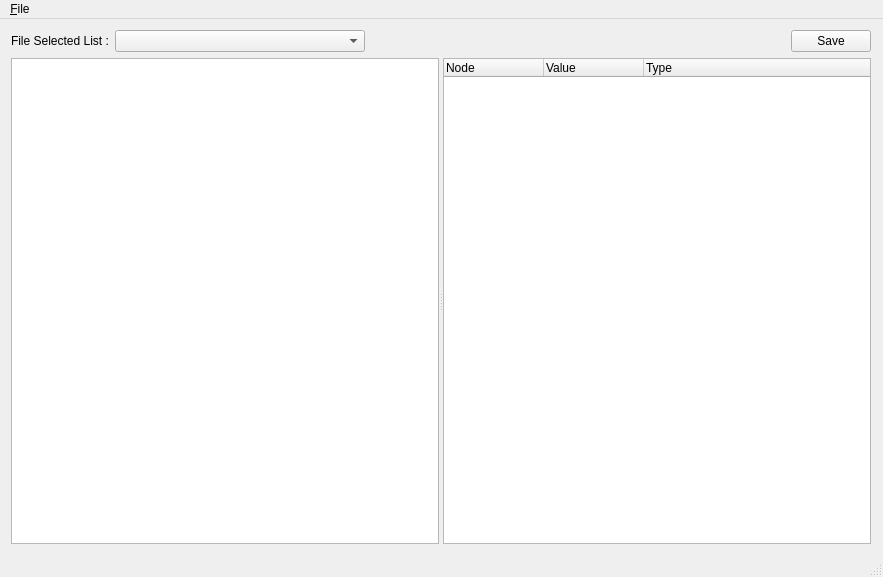
<?xml version="1.0" encoding="UTF-8"?>
<ui version="4.0">
 <class>MainWindow</class>
 <widget class="QMainWindow" name="MainWindow">
  <property name="geometry">
   <rect>
    <x>0</x>
    <y>0</y>
    <width>883</width>
    <height>577</height>
   </rect>
  </property>
  <property name="windowTitle">
   <string>CUG JSON Editor v1.0</string>
  </property>
  <widget class="QWidget" name="centralWidget">
   <layout class="QGridLayout" name="gridLayout">
    <item row="0" column="0">
     <layout class="QHBoxLayout" name="horizontalLayout_2">
      <property name="sizeConstraint">
       <enum>QLayout::SetFixedSize</enum>
      </property>
      <item>
       <layout class="QHBoxLayout" name="horizontalLayout">
        <property name="sizeConstraint">
         <enum>QLayout::SetFixedSize</enum>
        </property>
        <item>
         <widget class="QLabel" name="lblInputFile">
          <property name="text">
           <string>File Selected List :</string>
          </property>
         </widget>
        </item>
        <item>
         <widget class="QComboBox" name="cmbInputFile">
          <property name="minimumSize">
           <size>
            <width>250</width>
            <height>0</height>
           </size>
          </property>
         </widget>
        </item>
       </layout>
      </item>
      <item>
       <spacer name="horizontalSpacer">
        <property name="orientation">
         <enum>Qt::Horizontal</enum>
        </property>
        <property name="sizeHint" stdset="0">
         <size>
          <width>40</width>
          <height>20</height>
         </size>
        </property>
       </spacer>
      </item>
      <item>
       <widget class="QPushButton" name="pushButton">
        <property name="text">
         <string>Save</string>
        </property>
       </widget>
      </item>
     </layout>
    </item>
    <item row="1" column="0">
     <widget class="QSplitter" name="splitter">
      <property name="orientation">
       <enum>Qt::Horizontal</enum>
      </property>
      <widget class="QTextEdit" name="txtJson">
       <property name="autoFormatting">
        <set>QTextEdit::AutoAll</set>
       </property>
       <property name="lineWrapMode">
        <enum>QTextEdit::NoWrap</enum>
       </property>
      </widget>
      <widget class="QTreeWidget" name="twdConfigTree">
       <column>
        <property name="text">
         <string>Node</string>
        </property>
       </column>
       <column>
        <property name="text">
         <string>Value</string>
        </property>
       </column>
       <column>
        <property name="text">
         <string>Type</string>
        </property>
       </column>
      </widget>
     </widget>
    </item>
    <item row="1" column="1">
     <spacer name="verticalSpacer">
      <property name="orientation">
       <enum>Qt::Vertical</enum>
      </property>
      <property name="sizeHint" stdset="0">
       <size>
        <width>1</width>
        <height>481</height>
       </size>
      </property>
     </spacer>
    </item>
   </layout>
  </widget>
  <widget class="QMenuBar" name="menuBar">
   <property name="geometry">
    <rect>
     <x>0</x>
     <y>0</y>
     <width>883</width>
     <height>22</height>
    </rect>
   </property>
   <widget class="QMenu" name="menu_File">
    <property name="title">
     <string>&amp;File</string>
    </property>
    <addaction name="action_Open"/>
    <addaction name="action_Save"/>
    <addaction name="separator"/>
    <addaction name="action_Exit"/>
   </widget>
   <addaction name="menu_File"/>
  </widget>
  <widget class="QStatusBar" name="statusBar"/>
  <action name="action_Open">
   <property name="text">
    <string>&amp;Open</string>
   </property>
   <property name="shortcut">
    <string>Ctrl+O</string>
   </property>
  </action>
  <action name="action_Exit">
   <property name="text">
    <string>&amp;Exit</string>
   </property>
   <property name="shortcut">
    <string>Ctrl+Q</string>
   </property>
  </action>
  <action name="action_Save">
   <property name="text">
    <string>&amp;Save</string>
   </property>
   <property name="shortcut">
    <string>Ctrl+S</string>
   </property>
  </action>
 </widget>
 <layoutdefault spacing="6" margin="11"/>
 <resources/>
 <connections/>
</ui>
